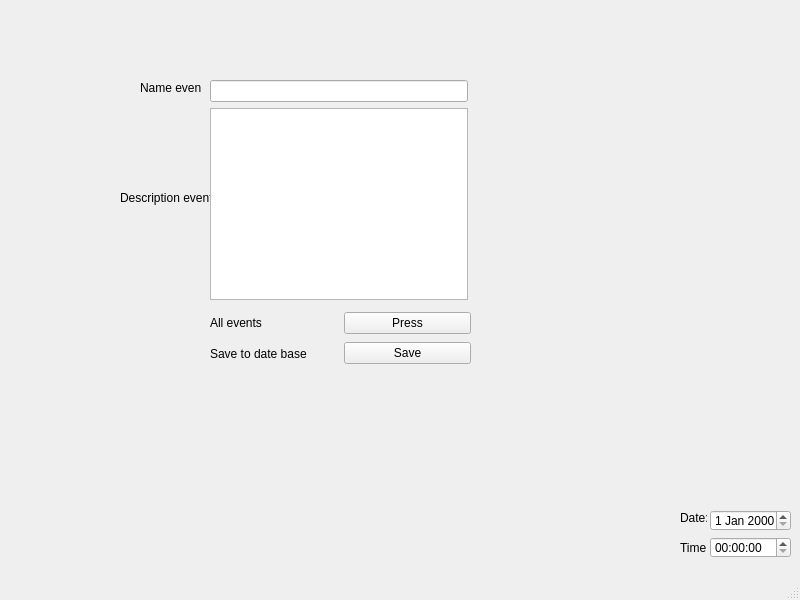
<?xml version="1.0" encoding="UTF-8"?>
<ui version="4.0">
 <class>MainWindow</class>
 <widget class="QMainWindow" name="MainWindow">
  <property name="geometry">
   <rect>
    <x>0</x>
    <y>0</y>
    <width>800</width>
    <height>600</height>
   </rect>
  </property>
  <property name="windowTitle">
   <string>MainWindow</string>
  </property>
  <widget class="QWidget" name="centralwidget">
   <widget class="QLabel" name="l_nameEvent">
    <property name="geometry">
     <rect>
      <x>140</x>
      <y>80</y>
      <width>61</width>
      <height>16</height>
     </rect>
    </property>
    <property name="text">
     <string>Name event:</string>
    </property>
   </widget>
   <widget class="QLabel" name="l_descriptionEvent">
    <property name="geometry">
     <rect>
      <x>120</x>
      <y>190</y>
      <width>91</width>
      <height>16</height>
     </rect>
    </property>
    <property name="text">
     <string>Description event:</string>
    </property>
   </widget>
   <widget class="QLabel" name="l_dateEvent">
    <property name="geometry">
     <rect>
      <x>680</x>
      <y>510</y>
      <width>27</width>
      <height>16</height>
     </rect>
    </property>
    <property name="text">
     <string>Date:</string>
    </property>
   </widget>
   <widget class="QLabel" name="l_timeEvent">
    <property name="geometry">
     <rect>
      <x>680</x>
      <y>540</y>
      <width>26</width>
      <height>16</height>
     </rect>
    </property>
    <property name="text">
     <string>Time:</string>
    </property>
   </widget>
   <widget class="QWidget" name="">
    <property name="geometry">
     <rect>
      <x>210</x>
      <y>80</y>
      <width>258</width>
      <height>220</height>
     </rect>
    </property>
    <layout class="QVBoxLayout" name="verticalLayout">
     <item>
      <widget class="QLineEdit" name="lineEdit"/>
     </item>
     <item>
      <widget class="QTextEdit" name="textEdit"/>
     </item>
    </layout>
   </widget>
   <widget class="QWidget" name="">
    <property name="geometry">
     <rect>
      <x>710</x>
      <y>510</y>
      <width>81</width>
      <height>48</height>
     </rect>
    </property>
    <layout class="QVBoxLayout" name="verticalLayout_2">
     <item>
      <widget class="QDateEdit" name="dateEdit"/>
     </item>
     <item>
      <widget class="QTimeEdit" name="timeEdit"/>
     </item>
    </layout>
   </widget>
   <widget class="QWidget" name="">
    <property name="geometry">
     <rect>
      <x>210</x>
      <y>310</y>
      <width>261</width>
      <height>56</height>
     </rect>
    </property>
    <layout class="QHBoxLayout" name="horizontalLayout">
     <item>
      <layout class="QVBoxLayout" name="verticalLayout_3">
       <item>
        <widget class="QLabel" name="l_allEvents">
         <property name="text">
          <string>All events</string>
         </property>
        </widget>
       </item>
       <item>
        <widget class="QLabel" name="l_save">
         <property name="text">
          <string>Save to date base</string>
         </property>
        </widget>
       </item>
      </layout>
     </item>
     <item>
      <layout class="QVBoxLayout" name="verticalLayout_4">
       <item>
        <widget class="QPushButton" name="b_allEvents">
         <property name="text">
          <string>Press</string>
         </property>
        </widget>
       </item>
       <item>
        <widget class="QPushButton" name="b_saveEvent">
         <property name="text">
          <string>Save</string>
         </property>
        </widget>
       </item>
      </layout>
     </item>
    </layout>
   </widget>
  </widget>
  <widget class="QMenuBar" name="menubar">
   <property name="geometry">
    <rect>
     <x>0</x>
     <y>0</y>
     <width>800</width>
     <height>21</height>
    </rect>
   </property>
  </widget>
  <widget class="QStatusBar" name="statusbar"/>
 </widget>
 <tabstops>
  <tabstop>lineEdit</tabstop>
  <tabstop>textEdit</tabstop>
  <tabstop>b_allEvents</tabstop>
  <tabstop>dateEdit</tabstop>
  <tabstop>timeEdit</tabstop>
 </tabstops>
 <resources/>
 <connections/>
</ui>
